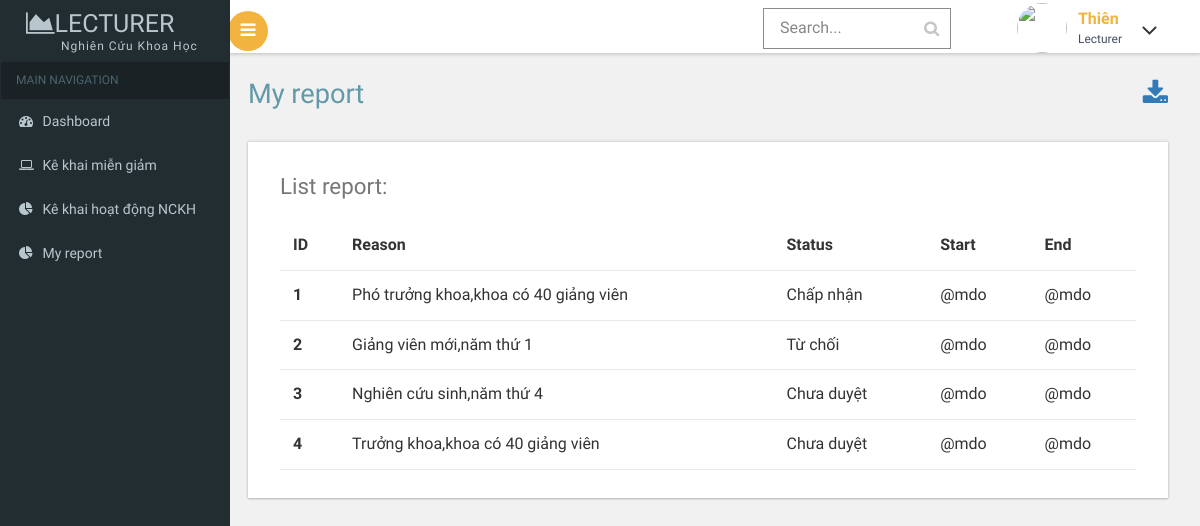
Screenshot of /pesonal.php?mod=request&act=report (signed in) with the database file from the repository.
### tables this page shows
CREATE TABLE `exemption` (
  `ID` int(11) NOT NULL,
  `Reason` text NOT NULL,
  `Reduction_time` int(10) NOT NULL,
  `ID_test` int(11) NOT NULL
);

### source/controllers/request/report.php (called while the page is built)
<?php
$id = $_SESSION["userID"];
include_once("source/models/list_request.php");
$report = new ListRequest();
$result = $report->myReport($id);
include_once("source/views/request/report.php");
?>

### source/models/list_request.php (called while the page is built, shortened)
<?php
    include_once("DataProvider.php");
    class ListRequest{
        private $da;
        public function __construct(){
            $this->da = new DataProvider();
        }
        function myReport($id)
        {
            $sql = "SELECT A.ID, u.Name, E.Reason, E.Reduction_time,A.Status FROM `exemption` E
            JOIN `approved` A  ON A.ExemptionID=E.ID
            JOIN user u ON A.LecturerID=u.ID
            WHERE  A.LecturerID=$id";
            return $this->da->FetchAll($sql);
        }
}

### source/models/Dataprovider.php (called while the page is built, shortened)
<?php
	class Dataprovider{
		private $link;
		function __construct()
		{
			$this->link=mysqli_connect("localhost","root","","ql_nckh_v3");
		}
		function ExecuteQuery($sql)
		{
			mysqli_query($this->link,"set names utf8");
			return mysqli_query($this->link, $sql);
		}
		function FetchAll($sql){
			$arr=array();
			$r = $this->ExecuteQuery($sql);
			while($row = mysqli_fetch_assoc($r)){
				$arr[]=$row;
			}
			return $arr;
		}
	}
?>

### source/views/request/report.php (the view)
              <div id="page-wrapper">
	<div class="main-page">
		<div class="tables">
                  <h2 class="title1">My report
                  <div style="float:right">
                  <a href="admin.php?mod=users&act=add_account"><i class="fa fa-download"></i></a>
                  </div>
                  </h2>
			<div class="bs-example widget-shadow" data-example-id="hoverable-table">
				<h4>List report:</h4>
				<table class="table table-hover">
                          <thead>
                              <tr>
                                  <th>ID</th>
                                  <th>Reason</th>
                                  <th>Status</th>
                                  <th>Start</th>
                                  <th>End</th>
                              </tr>
                          </thead>
                          <tbody>
                          <?php
                          foreach($result as $key => $row)
                          {
                              echo "<tr>";
                                  echo "<th scope=\"row\">";
                                  echo $key+1;
                                  echo "</th>";
                                  echo "<td>";
                                  echo $row["Reason"];
                                  echo "</td>";
                                  if($row["Status"]==1)
                                  {
                                      echo "<td>Chấp nhận</td>";
                                  }
                                  else
                                      if($row["Status"]==2)
                                      {
                                          echo "<td>Từ chối</td>";
                                      }
                                      else
                                      if($row["Status"]==0)
                                      {
                                          echo "<td>Chưa duyệt</td>";
                                      }
                                  echo "<td>@mdo</td>";
                                  echo "<td>@mdo</td>";
                              echo "</tr>";
                          }
                          ?>
                          </tbody>
                      </table>
			</div>
		</div>
	</div>
</div>

### source/views/header.php (shortened to what this page needs)
<!DOCTYPE HTML>
<html>
<head>
<link href="css/bootstrap.css" rel='stylesheet' type='text/css' />
<link href="css/style.css" rel='stylesheet' type='text/css' />
<link href="css/font-awesome.css" rel="stylesheet">
<link href='css/SidebarNav.min.css' media='all' rel='stylesheet' type='text/css'/>
<link href="css/custom.css" rel="stylesheet">
</head>

### source/views/users/left_nav.php (shortened to what this page needs)
<body class="cbp-spmenu-push">
	<div class="main-content">
	<div class="cbp-spmenu cbp-spmenu-vertical cbp-spmenu-left" id="cbp-spmenu-s1">
		<aside class="sidebar-left">
      <nav class="navbar navbar-inverse">
          <div class="navbar-header">
            <h1><a class="navbar-brand" href="index.html"><span class="fa fa-area-chart"></span>Lecturer<span class="dashboard_text">Nghiên cứu khoa học</span></a></h1>
          </div>
          <div class="collapse navbar-collapse" id="bs-example-navbar-collapse-1">
            <ul class="sidebar-menu">
              <li class="header">MAIN NAVIGATION</li>
              <li class="treeview">
                <a href="pesonal.php">
                <i class="fa fa-dashboard"></i> <span>Dashboard</span>
                </a>
              </li>
			  <li class="treeview">
                <a href="pesonal.php?mod=request&act=exemption">
                <i class="fa fa-laptop"></i>
                <span>Kê khai miễn giảm</span>
                </a>
              </li>
              <li class="treeview">
                <a href="pesonal.php?mod=lecturer&act=reseach">
                <i class="fa fa-pie-chart"></i>
                <span>Kê khai hoạt động NCKH</span>
                </a>
              </li>
              <li class="treeview">
                <a href="pesonal.php?mod=request&act=report">
                <i class="fa fa-pie-chart"></i>
                <span>My report</span>
                </a>
              </li>
            </ul>
          </div>
      </nav>
    </aside>
	</div>

### source/views/users/head_nav.php (shortened to what this page needs)
<div class="sticky-header header-section ">
	<div class="header-left">
		<button id="showLeftPush"><i class="fa fa-bars"></i></button>
		<div class="clearfix"> </div>
	</div>
	<div class="header-right">
		<div class="search-box">
			<form class="input" action="index.php?mod=users&act=search">
				<input class="sb-search-input input__field--madoka" placeholder="Search..." type="search" id="input-31" />
				<label class="input__label" for="input-31">
					<svg class="graphic" width="100%" height="100%" viewBox="0 0 404 77" preserveAspectRatio="none">
						<path d="m0,0l404,0l0,77l-404,0l0,-77z"/>
					</svg>
				</label>
			</form>
		</div>
		<div class="profile_details">
			<ul>
				<li class="dropdown profile_details_drop">
					<a href="#" class="dropdown-toggle" data-toggle="dropdown" aria-expanded="false">
						<div class="profile_img">
							<span class="prfil-img"><img src="images/<?php echo $_SESSION["Img"]?>" width="50px" height="50px" alt=""> </span>
							<div class="user-name">
								<p>
								<?php echo $_SESSION["Name"]?>
								</p>
								<span>Lecturer</span>
							</div>
							<i class="fa fa-angle-down lnr"></i>
							<div class="clearfix"></div>
						</div>
					</a>
				</li>
			</ul>
		</div>
		<div class="clearfix"> </div>
	</div>
	<div class="clearfix"> </div>
</div>

### pesonal.php (shortened to what this page needs)
<?php
require("source/views/header.php");
require("source/views/users/left_nav.php");
	require("source/views/users/head_nav.php");
?>
<?php
if(isset($_GET['mod']))
{
    $a = ($_GET['mod']);
    $b = ($_GET['act']);
    include_once("source/controllers/".$a."/".$b.".php");
}
?>
<?php
	require("source/views/footer.php");
?>

### source/views/footer.php (shortened to what this page needs)
	</div>
</body>
</html>

### css/custom.css (style rules this page uses)
#page-wrapper { padding:5em 2em 2.5em; background-color: #F1F1F1; }

### rows the page displays
exemption: Reason "Phó trưởng khoa,khoa có 40 giảng viên", shows "Chấp nhận"
exemption: Reason "Giảng viên mới,năm thứ 1", shows "Từ chối"
exemption: Reason "Nghiên cứu sinh,năm thứ 4", shows "Chưa duyệt"
exemption: Reason "Trưởng khoa,khoa có 40 giảng viên", shows "Chưa duyệt"

### other values shown
$_SESSION["Name"] "Thiên"
